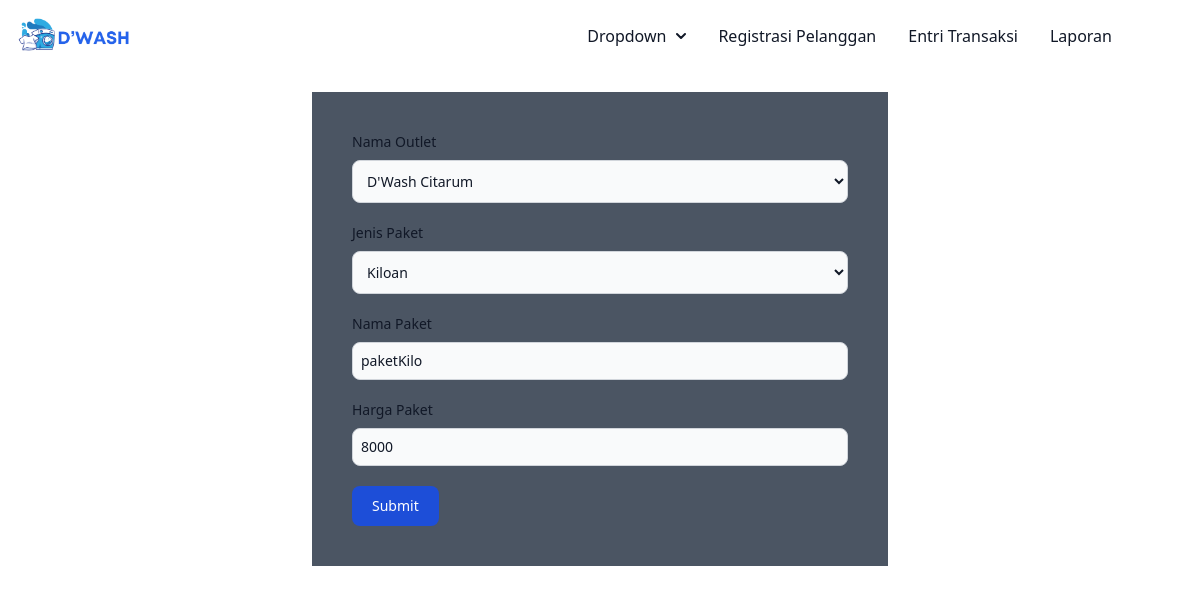
The app's page /dashboard.php?page=editPaket&id=1 (signed in) with its own data.
### tables this page shows
CREATE TABLE `tb_paket` (
  `id` int(11) NOT NULL,
  `id_outlet` int(11) NOT NULL,
  `jenis` enum('kiloan','selimut','bed_cover','kaos','lain') NOT NULL,
  `nama_paket` varchar(100) NOT NULL,
  `harga` int(11) NOT NULL
);

### edit/editPaket.php (the view, shortened to what this page needs)
<?php
$id = $_GET['id'];
$query = mysqli_query($koneksi, "SELECT tb_paket. *, tb_outlet.nama as namaOutlet, tb_outlet.id as idOutlet  FROM tb_paket INNER JOIN tb_outlet ON tb_paket.id_outlet = tb_outlet.id WHERE tb_paket.id ='$id'");
$data = mysqli_fetch_assoc($query);
?>
<!DOCTYPE html>
<html lang="en">
<head>
</head>
<body>
        <form action="edit/prosesEditPaket.php" method="POST" class="bg-gray-600 max-w-xl mx-auto p-10 mt-5">
            <div class="mb-5">
    <label for="idOutlet" class="block mb-2 text-sm font-medium text-gray-900 dark:text-white">Nama Outlet</label>
    <select name="idOutlet" id="idOutlet" class="bg-gray-50 border border-gray-300 text-gray-900 text-sm rounded-lg focus:ring-blue-500 focus:border-blue-500 block w-full p-2.5 dark:bg-gray-700 dark:border-gray-600 dark:placeholder-gray-400 dark:text-white dark:focus:ring-blue-500 dark:focus:border-blue-500">
    <?php
    $paketSql = mysqli_query($koneksi, "SELECT * FROM tb_outlet");
    while($dataOutlet = mysqli_fetch_assoc($paketSql)){
    ?>
    <option value="<?=$data['id'] ?>" <?php if($data["idOutlet"] == $dataOutlet["id"]){echo "selected";} ?>><?=$dataOutlet["nama"]?></option>
    <?php } ?>
    </select>
        </div>
        <div class="mb-5">
    <label for="jenis" class="block mb-2 text-sm font-medium text-gray-900 dark:text-white">Jenis Paket</label>
    <select name="jenis" id="jenis" class="bg-gray-50 border border-gray-300 text-gray-900 text-sm rounded-lg focus:ring-blue-500 focus:border-blue-500 block w-full p-2.5 dark:bg-gray-700 dark:border-gray-600 dark:placeholder-gray-400 dark:text-white dark:focus:ring-blue-500 dark:focus:border-blue-500">
        <option value="kiloan" <?php echo ($data["jenis"] == "kiloan") ? 'selected' : ''; ?>>Kiloan</option>
    </select>
</div>
  <div class="mb-5">
    <label for="namaPaket" class="block mb-2 text-sm font-medium text-gray-900 dark:text-white">Nama Paket</label>
    <input type="text" name="namaPaket" id="namaPaket"  class="w-full bg-gray-50 border border-gray-300 text-gray-900 text-sm rounded-lg focus:ring-blue-500 focus:border-blue-500  dark:bg-gray-700 dark:border-gray-600 dark:placeholder-gray-400 dark:text-white dark:focus:ring-blue-500 dark:focus:border-blue-500 p-2" placeholder="Isi Alamat Outlet" value="<?=$data["nama_paket"]?>">
  </div>
  <div class="mb-5">
    <label for="harga" class="block mb-2 text-sm font-medium text-gray-900 dark:text-white">Harga Paket</label>
    <input type="text" name="harga" id="harga"  class="w-full bg-gray-50 border border-gray-300 text-gray-900 text-sm rounded-lg focus:ring-blue-500 focus:border-blue-500  dark:bg-gray-700 dark:border-gray-600 dark:placeholder-gray-400 dark:text-white dark:focus:ring-blue-500 dark:focus:border-blue-500 p-2" placeholder="Isi Alamat Outlet" value="<?=$data["harga"]?>">
  </div>
  <button type="submit" class="text-white bg-blue-700 hover:bg-blue-800 focus:ring-4 focus:outline-none focus:ring-blue-300 font-medium rounded-lg text-sm w-full sm:w-auto px-5 py-2.5 text-center dark:bg-blue-600 dark:hover:bg-blue-700 dark:focus:ring-blue-800">Submit</button>
        </form>
</body>
</html>

### records on screen
tb_paket: jenis "Kiloan", namaPaket "paketKilo", harga "8000"

### other values on screen
form field idOutlet "D'Wash Citarum"
